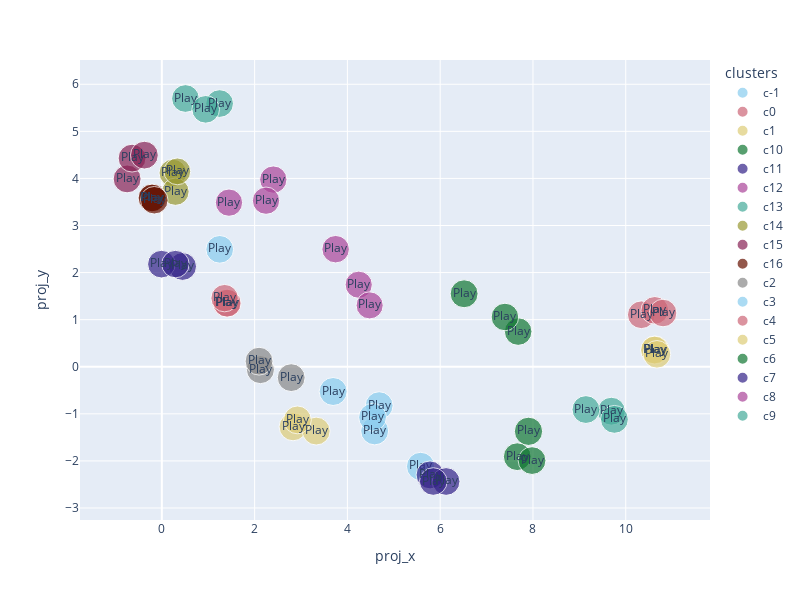

Write notebook code for a chart like this one.
### Code cell
import plotly.express as px

fig = px.scatter(
    df_top,
    x='proj_x',
    y='proj_y',
    hover_data=['hover_text'],
    text=df_top['external_urls.spotify'].map(lambda x: f'<a href="{x}">Play</a>'),
    size='size',
    color='clusters',
    color_discrete_sequence=px.colors.qualitative.Safe,
)

fig.update_layout(
    autosize=False,
    width=800,
    height=600,
)

### Figure 1 — Plotly figure (JSON) as saved in the notebook; plotly's stock layout.template omitted (floating-point values rounded to 4 significant figures)
{"data": [{"customdata": [["Preview Song: <a href=\"https://p.scdn.co/mp3-preview/11fadb5f777b56f8800d67365bc0b50bfe0d827a?cid=c90ca02eb2d44c66a80870c64976e12e\">Play</a><br>Full Song: <a href=\"https://open.spotify.com/track/2Fxmhks0bxGSBdJ92vM42m\">Play</a><br>Track: bad guy<br>Artist: ['Billie Eilish']<br>Album: WHEN WE ALL FALL ASLEEP, WHERE DO WE GO?<br>Super Genre 1: rock pop metal<br>"], ["Preview Song: <a href=\"https://p.scdn.co/mp3-preview/db83e69f4ef8a49f5b77e367f7031cc3bcc41b1a?cid=c90ca02eb2d44c66a80870c64976e12e\">Play</a><br>Full Song: <a href=\"https://open.spotify.com/track/7w87IxuO7BDcJ3YUqCyMTT\">Play</a><br>Track: Pumped Up Kicks<br>Artist: ['Foster The People']<br>Album: Torches<br>Super Genre 1: rock pop metal<br>"], ["Preview Song: <a href=\"https://p.scdn.co/mp3-preview/cd7991e7076d0410677032dd9093a9cd712b69fd?cid=c90ca02eb2d44c66a80870c64976e12e\">Play</a><br>Full Song: <a href=\"https://open.spotify.com/track/0q6LuUqGLUiCPP1cbdwFs3\">Play</a><br>Track: On Melancholy Hill<br>Artist: ['Gorillaz']<br>Album: Plastic Beach<br>Super Genre 1: rock pop metal<br>"]], "hovertemplate": "clusters=c-1<br>proj_x=%{x}<br>proj_y=%{y}<br>size=%{marker.size}<br>hover_text=%{customdata[0]}<br>text=%{text}<extra></extra>", "legendgroup": "c-1", "marker": {"color": "rgb(136, 204, 238)", "size": [1.959, 1.924, 1.886], "sizemode": "area", "sizeref": 0.004909, "symbol": "circle"}, "mode": "markers+text", "name": "c-1", "showlegend": true, "text": ["<a href=\"https://open.spotify.com/track/2Fxmhks0bxGSBdJ92vM42m\">Play</a>", "<a href=\"https://open.spotify.com/track/7w87IxuO7BDcJ3YUqCyMTT\">Play</a>", "<a href=\"https://open.spotify.com/track/0q6LuUqGLUiCPP1cbdwFs3\">Play</a>"], "type": "scatter", "x": [5.578, 3.693, 1.248], "xaxis": "x", "y": [-2.117, -0.5256, 2.494], "yaxis": "y"}, {"customdata": [["Preview Song: <a href=\"https://p.scdn.co/mp3-preview/6ce8bcf317e8c562f348ea22c846846b5b70e8d9?cid=c90ca02eb2d44c66a80870c64976e12e\">Play</a><br>Full Song: <a href=\"https://open.spotify.com/track/60a0Rd6pjrkxjPbaKzXjfq\">Play</a><br>Track: In the End<br>Artist: ['Linkin Park']<br>Album: Hybrid Theory (Bonus Edition)<br>Super Genre 1: rock pop metal<br>"], ["Preview Song: <a href=\"https://p.scdn.co/mp3-preview/2147e7bd8762aa4f7f1ce38ba02cfa618c530758?cid=c90ca02eb2d44c66a80870c64976e12e\">Play</a><br>Full Song: <a href=\"https://open.spotify.com/track/0GO8y8jQk1PkHzS31d699N\">Play</a><br>Track: Tongue Tied<br>Artist: ['Grouplove']<br>Album: Never Trust a Happy Song<br>Super Genre 1: rock pop metal<br>"], ["Preview Song: <a href=\"https://p.scdn.co/mp3-preview/2b9b54128c3a0a1538999bf3314d8cfbca33f017?cid=c90ca02eb2d44c66a80870c64976e12e\">Play</a><br>Full Song: <a href=\"https://open.spotify.com/track/126TblwXGNTUZ7RPMnThkU\">Play</a><br>Track: Left Hand Free<br>Artist: ['alt-J']<br>Album: This Is All Yours<br>Super Genre 1: rock pop metal<br>"]], "hovertemplate": "clusters=c0<br>proj_x=%{x}<br>proj_y=%{y}<br>size=%{marker.size}<br>hover_text=%{customdata[0]}<br>text=%{text}<extra></extra>", "legendgroup": "c0", "marker": {"color": "rgb(204, 102, 119)", "size": [1.924, 1.914, 1.845], "sizemode": "area", "sizeref": 0.004909, "symbol": "circle"}, "mode": "markers+text", "name": "c0", "showlegend": true, "text": ["<a href=\"https://open.spotify.com/track/60a0Rd6pjrkxjPbaKzXjfq\">Play</a>", "<a href=\"https://open.spotify.com/track/0GO8y8jQk1PkHzS31d699N\">Play</a>", "<a href=\"https://open.spotify.com/track/126TblwXGNTUZ7RPMnThkU\">Play</a>"], "type": "scatter", "x": [1.398, 1.408, 1.352], "xaxis": "x", "y": [1.354, 1.35, 1.457], "yaxis": "y"}, {"customdata": [["Preview Song: <a href=\"https://p.scdn.co/mp3-preview/95cb9df1b056d759920b5e85ad7f9aff0a390671?cid=c90ca02eb2d44c66a80870c64976e12e\">Play</a><br>Full Song: <a href=\"https://open.spotify.com/track/75JFxkI2RXiU7L9VXzMkle\">Play</a><br>Track: The Scientist<br>Artist: ['Coldplay']<br>Album: A Rush of Blood to the Head<br>Super Genre 1: rock pop metal<br>"], ["Preview Song: <a href=\"https://p.scdn.co/mp3-preview/01afc9c7c44d7b4b01d2340a00e586031827b243?cid=c90ca02eb2d44c66a80870c64976e12e\">Play</a><br>Full Song: <a href=\"https://open.spotify.com/track/0b9oOr2ZgvyQu88wzixux9\">Play</a><br>Track: This Is America<br>Artist: ['Childish Gambino']<br>Album: This Is America<br>Super Genre 1: rock pop metal<br>"], ["Preview Song: <a href=\"https://p.scdn.co/mp3-preview/a9bc6c86e6d667590cb7e9e73b750f364431f762?cid=c90ca02eb2d44c66a80870c64976e12e\">Play</a><br>Full Song: <a href=\"https://open.spotify.com/track/4xqrdfXkTW4T0RauPLv3WA\">Play</a><br>Track: Heather<br>Artist: ['Conan Gray']<br>Album: Kid Krow<br>Super Genre 1: rock pop metal<br>"]], "hovertemplate": "clusters=c1<br>proj_x=%{x}<br>proj_y=%{y}<br>size=%{marker.size}<br>hover_text=%{customdata[0]}<br>text=%{text}<extra></extra>", "legendgroup": "c1", "marker": {"color": "rgb(221, 204, 119)", "size": [1.924, 1.914, 1.903], "sizemode": "area", "sizeref": 0.004909, "symbol": "circle"}, "mode": "markers+text", "name": "c1", "showlegend": true, "text": ["<a href=\"https://open.spotify.com/track/75JFxkI2RXiU7L9VXzMkle\">Play</a>", "<a href=\"https://open.spotify.com/track/0b9oOr2ZgvyQu88wzixux9\">Play</a>", "<a href=\"https://open.spotify.com/track/4xqrdfXkTW4T0RauPLv3WA\">Play</a>"], "type": "scatter", "x": [2.829, 3.327, 2.922], "xaxis": "x", "y": [-1.275, -1.366, -1.129], "yaxis": "y"}, {"customdata": [["Preview Song: <a href=\"https://p.scdn.co/mp3-preview/9bfed2dc805ed4f2e522c9305f182c1536e72eb1?cid=c90ca02eb2d44c66a80870c64976e12e\">Play</a><br>Full Song: <a href=\"https://open.spotify.com/track/2mlGPkAx4kwF8Df0GlScsC\">Play</a><br>Track: Buttercup<br>Artist: ['Jack Stauber']<br>Album: Pop Food<br>Super Genre 1: nan<br>"], ["Preview Song: <a href=\"https://p.scdn.co/mp3-preview/7d1a4f899ade1b199c69251d57d18c3e399e601a?cid=c90ca02eb2d44c66a80870c64976e12e\">Play</a><br>Full Song: <a href=\"https://open.spotify.com/track/0bXpmJyHHYPk6QBFj25bYF\">Play</a><br>Track: Intro<br>Artist: ['The xx']<br>Album: xx<br>Super Genre 1: rock pop metal<br>"], ["Preview Song: <a href=\"https://p.scdn.co/mp3-preview/a5d07bfbf81b3142a4d5d6e9a49f55f491fc539d?cid=c90ca02eb2d44c66a80870c64976e12e\">Play</a><br>Full Song: <a href=\"https://open.spotify.com/track/54KFQB6N4pn926IUUYZGzK\">Play</a><br>Track: To Build A Home<br>Artist: ['The Cinematic Orchestra', 'Patrick Watson']<br>Album: Ma Fleur<br>Super Genre 1: metal jazz hip indie hop pop<br>"]], "hovertemplate": "clusters=c10<br>proj_x=%{x}<br>proj_y=%{y}<br>size=%{marker.size}<br>hover_text=%{customdata[0]}<br>text=%{text}<extra></extra>", "legendgroup": "c10", "marker": {"color": "rgb(17, 119, 51)", "size": [1.914, 1.869, 1.863], "sizemode": "area", "sizeref": 0.004909, "symbol": "circle"}, "mode": "markers+text", "name": "c10", "showlegend": true, "text": ["<a href=\"https://open.spotify.com/track/2mlGPkAx4kwF8Df0GlScsC\">Play</a>", "<a href=\"https://open.spotify.com/track/0bXpmJyHHYPk6QBFj25bYF\">Play</a>", "<a href=\"https://open.spotify.com/track/54KFQB6N4pn926IUUYZGzK\">Play</a>"], "type": "scatter", "x": [6.516, 7.681, 7.396], "xaxis": "x", "y": [1.55, 0.7474, 1.057], "yaxis": "y"}, {"customdata": [["Preview Song: <a href=\"https://p.scdn.co/mp3-preview/b329081abca56123f894650065adb85b29b372af?cid=c90ca02eb2d44c66a80870c64976e12e\">Play</a><br>Full Song: <a href=\"https://open.spotify.com/track/2fuCquhmrzHpu5xcA1ci9x\">Play</a><br>Track: Under Pressure - Remastered<br>Artist: ['Queen', 'David Bowie']<br>Album: Hot Space (2011 Remaster)<br>Super Genre 1: metal jazz hip indie hop pop<br>"], ["Preview Song: <a href=\"https://p.scdn.co/mp3-preview/f0e6e6d1835303097ef22037f333f8c057463146?cid=c90ca02eb2d44c66a80870c64976e12e\">Play</a><br>Full Song: <a href=\"https://open.spotify.com/track/305WCRhhS10XUcH6AEwZk6\">Play</a><br>Track: Are You Gonna Be My Girl<br>Artist: ['Jet']<br>Album: Get Born<br>Super Genre 1: rock pop metal<br>"], ["Preview Song: <a href=\"https://p.scdn.co/mp3-preview/c927136176ce7dce64c438107fa09ea69baacbcc?cid=c90ca02eb2d44c66a80870c64976e12e\">Play</a><br>Full Song: <a href=\"https://open.spotify.com/track/6pooRNiLyYpxZeIA5kJ5EX\">Play</a><br>Track: Good Things Fall Apart (with Jon Bellion)<br>Artist: ['ILLENIUM', 'Jon Bellion']<br>Album: Good Things Fall Apart (with Jon Bellion)<br>Super Genre 1: rock pop metal<br>"]], "hovertemplate": "clusters=c11<br>proj_x=%{x}<br>proj_y=%{y}<br>size=%{marker.size}<br>hover_text=%{customdata[0]}<br>text=%{text}<extra></extra>", "legendgroup": "c11", "marker": {"color": "rgb(51, 34, 136)", "size": [1.908, 1.881, 1.857], "sizemode": "area", "sizeref": 0.004909, "symbol": "circle"}, "mode": "markers+text", "name": "c11", "showlegend": true, "text": ["<a href=\"https://open.spotify.com/track/2fuCquhmrzHpu5xcA1ci9x\">Play</a>", "<a href=\"https://open.spotify.com/track/305WCRhhS10XUcH6AEwZk6\">Play</a>", "<a href=\"https://open.spotify.com/track/6pooRNiLyYpxZeIA5kJ5EX\">Play</a>"], "type": "scatter", "x": [0.4471, -0.008918, 0.2932], "xaxis": "x", "y": [2.13, 2.179, 2.18], "yaxis": "y"}, {"customdata": [["Preview Song: <a href=\"https://p.scdn.co/mp3-preview/9a90164285ab348e65a93cef19d4b6bd469e92f2?cid=c90ca02eb2d44c66a80870c64976e12e\">Play</a><br>Full Song: <a href=\"https://open.spotify.com/track/1VbiENVGHwF5Y70Ywotwe1\">Play</a><br>Track: Don't Look Back (feat. Kotomi & Ryan Elder) [From Rick and Morty: Season 4]<br>Artist: ['Rick and Morty', 'Kotomi', 'Ryan Elder']<br>Album: Don't Look Back (feat. Kotomi & Ryan Elder) [From Rick and Morty: Season 4]<br>Super Genre 1: nan<br>"], ["Preview Song: <a href=\"https://p.scdn.co/mp3-preview/53495b26f172a1388402767e44b4f1bd87e86e0a?cid=c90ca02eb2d44c66a80870c64976e12e\">Play</a><br>Full Song: <a href=\"https://open.spotify.com/track/7MdZQXUBijQxcBkYz4G1Z5\">Play</a><br>Track: Affection<br>Artist: ['Jinsang']<br>Album: Life<br>Super Genre 1: rock pop metal<br>"], ["Preview Song: <a href=\"https://p.scdn.co/mp3-preview/68eec9c4f028ebccc621d2460f539e568e7ee648?cid=c90ca02eb2d44c66a80870c64976e12e\">Play</a><br>Full Song: <a href=\"https://open.spotify.com/track/3Ty7OTBNSigGEpeW2PqcsC\">Play</a><br>Track: Glory Box<br>Artist: ['Portishead']<br>Album: Dummy<br>Super Genre 1: indie pop<br>"]], "hovertemplate": "clusters=c12<br>proj_x=%{x}<br>proj_y=%{y}<br>size=%{marker.size}<br>hover_text=%{customdata[0]}<br>text=%{text}<extra></extra>", "legendgroup": "c12", "marker": {"color": "rgb(170, 68, 153)", "size": [1.833, 1.833, 1.833], "sizemode": "area", "sizeref": 0.004909, "symbol": "circle"}, "mode": "markers+text", "name": "c12", "showlegend": true, "text": ["<a href=\"https://open.spotify.com/track/1VbiENVGHwF5Y70Ywotwe1\">Play</a>", "<a href=\"https://open.spotify.com/track/7MdZQXUBijQxcBkYz4G1Z5\">Play</a>", "<a href=\"https://open.spotify.com/track/3Ty7OTBNSigGEpeW2PqcsC\">Play</a>"], "type": "scatter", "x": [1.447, 2.402, 2.246], "xaxis": "x", "y": [3.486, 3.976, 3.527], "yaxis": "y"}, {"customdata": [["Preview Song: <a href=\"https://p.scdn.co/mp3-preview/87d4f1047475a73d44731914bca0b883cc1d5876?cid=c90ca02eb2d44c66a80870c64976e12e\">Play</a><br>Full Song: <a href=\"https://open.spotify.com/track/10Nmj3JCNoMeBQ87uw5j8k\">Play</a><br>Track: Dani California<br>Artist: ['Red Hot Chili Peppers']<br>Album: Stadium Arcadium<br>Super Genre 1: pop indie progressive<br>"], ["Preview Song: <a href=\"https://p.scdn.co/mp3-preview/8602533a3ae6da937635c5fd8ae270d53ad291dc?cid=c90ca02eb2d44c66a80870c64976e12e\">Play</a><br>Full Song: <a href=\"https://open.spotify.com/track/1G391cbiT3v3Cywg8T7DM1\">Play</a><br>Track: Scar Tissue<br>Artist: ['Red Hot Chili Peppers']<br>Album: Californication (Deluxe Edition)<br>Super Genre 1: pop indie progressive<br>"], ["Preview Song: <a href=\"https://p.scdn.co/mp3-preview/c1f5819057f7528777163bf7d75bf8609553c5be?cid=c90ca02eb2d44c66a80870c64976e12e\">Play</a><br>Full Song: <a href=\"https://open.spotify.com/track/5VGlqQANWDKJFl0MBG3sg2\">Play</a><br>Track: Use Somebody<br>Artist: ['Kings of Leon']<br>Album: Only By The Night<br>Super Genre 1: rock pop metal<br>"]], "hovertemplate": "clusters=c13<br>proj_x=%{x}<br>proj_y=%{y}<br>size=%{marker.size}<br>hover_text=%{customdata[0]}<br>text=%{text}<extra></extra>", "legendgroup": "c13", "marker": {"color": "rgb(68, 170, 153)", "size": [1.886, 1.886, 1.881], "sizemode": "area", "sizeref": 0.004909, "symbol": "circle"}, "mode": "markers+text", "name": "c13", "showlegend": true, "text": ["<a href=\"https://open.spotify.com/track/10Nmj3JCNoMeBQ87uw5j8k\">Play</a>", "<a href=\"https://open.spotify.com/track/1G391cbiT3v3Cywg8T7DM1\">Play</a>", "<a href=\"https://open.spotify.com/track/5VGlqQANWDKJFl0MBG3sg2\">Play</a>"], "type": "scatter", "x": [1.245, 0.5091, 0.9451], "xaxis": "x", "y": [5.59, 5.698, 5.468], "yaxis": "y"}, {"customdata": [["Preview Song: <a href=\"https://p.scdn.co/mp3-preview/a8c70991d697fbb33d883c8d22db555b3ea9afee?cid=c90ca02eb2d44c66a80870c64976e12e\">Play</a><br>Full Song: <a href=\"https://open.spotify.com/track/21z1GxeHjfD3qkaF5CgCTO\">Play</a><br>Track: Silhouette<br>Artist: ['KANA-BOON']<br>Album: Time<br>Super Genre 1: rock pop metal<br>"], ["Preview Song: <a href=\"https://p.scdn.co/mp3-preview/58b269fc478ba0d86a0f8807a08587746d15317a?cid=c90ca02eb2d44c66a80870c64976e12e\">Play</a><br>Full Song: <a href=\"https://open.spotify.com/track/1MQTmpYOZ6fcMQc56Hdo7T\">Play</a><br>Track: Sleep Now In the Fire<br>Artist: ['Rage Against The Machine']<br>Album: The Battle Of Los Angeles<br>Super Genre 1: rock pop metal<br>"], ["Preview Song: <a href=\"https://p.scdn.co/mp3-preview/a39c2feae4be4988197e5a90aad3b5e8608f7554?cid=c90ca02eb2d44c66a80870c64976e12e\">Play</a><br>Full Song: <a href=\"https://open.spotify.com/track/5P6ZBMWS66FVo6deJaDdHy\">Play</a><br>Track: Dust to Dust<br>Artist: ['The Civil Wars']<br>Album: The Civil Wars<br>Super Genre 1: indie pop<br>"]], "hovertemplate": "clusters=c14<br>proj_x=%{x}<br>proj_y=%{y}<br>size=%{marker.size}<br>hover_text=%{customdata[0]}<br>text=%{text}<extra></extra>", "legendgroup": "c14", "marker": {"color": "rgb(153, 153, 51)", "size": [1.869, 1.833, 1.763], "sizemode": "area", "sizeref": 0.004909, "symbol": "circle"}, "mode": "markers+text", "name": "c14", "showlegend": true, "text": ["<a href=\"https://open.spotify.com/track/21z1GxeHjfD3qkaF5CgCTO\">Play</a>", "<a href=\"https://open.spotify.com/track/1MQTmpYOZ6fcMQc56Hdo7T\">Play</a>", "<a href=\"https://open.spotify.com/track/5P6ZBMWS66FVo6deJaDdHy\">Play</a>"], "type": "scatter", "x": [0.2372, 0.2936, 0.3338], "xaxis": "x", "y": [4.116, 3.718, 4.15], "yaxis": "y"}, {"customdata": [["Preview Song: <a href=\"https://p.scdn.co/mp3-preview/eb79f705a57a20599ceaa12d412dda40fc42069d?cid=c90ca02eb2d44c66a80870c64976e12e\">Play</a><br>Full Song: <a href=\"https://open.spotify.com/track/0F7FA14euOIX8KcbEturGH\">Play</a><br>Track: Old Town Road<br>Artist: ['Lil Nas X']<br>Album: 7 EP<br>Super Genre 1: indie rock<br>"], ["Preview Song: <a href=\"https://p.scdn.co/mp3-preview/a4655f8b70ebee4a0d56afea3fec16eefaec4bd3?cid=c90ca02eb2d44c66a80870c64976e12e\">Play</a><br>Full Song: <a href=\"https://open.spotify.com/track/1f3yAtsJtY87CTmM8RLnxf\">Play</a><br>Track: Smells Like Teen Spirit<br>Artist: ['Nirvana']<br>Album: Nevermind (Deluxe Edition)<br>Super Genre 1: rock pop metal<br>"], ["Preview Song: <a href=\"https://p.scdn.co/mp3-preview/0dd45171d094ca8d374219054879662fe7982462?cid=c90ca02eb2d44c66a80870c64976e12e\">Play</a><br>Full Song: <a href=\"https://open.spotify.com/track/7yq4Qj7cqayVTp3FF9CWbm\">Play</a><br>Track: Riptide<br>Artist: ['Vance Joy']<br>Album: Dream Your Life Away<br>Super Genre 1: metal indie pop<br>"]], "hovertemplate": "clusters=c15<br>proj_x=%{x}<br>proj_y=%{y}<br>size=%{marker.size}<br>hover_text=%{customdata[0]}<br>text=%{text}<extra></extra>", "legendgroup": "c15", "marker": {"color": "rgb(136, 34, 85)", "size": [1.914, 1.908, 1.898], "sizemode": "area", "sizeref": 0.004909, "symbol": "circle"}, "mode": "markers+text", "name": "c15", "showlegend": true, "text": ["<a href=\"https://open.spotify.com/track/0F7FA14euOIX8KcbEturGH\">Play</a>", "<a href=\"https://open.spotify.com/track/1f3yAtsJtY87CTmM8RLnxf\">Play</a>", "<a href=\"https://open.spotify.com/track/7yq4Qj7cqayVTp3FF9CWbm\">Play</a>"], "type": "scatter", "x": [-0.7489, -0.6417, -0.3764], "xaxis": "x", "y": [3.99, 4.431, 4.495], "yaxis": "y"}, {"customdata": [["Preview Song: <a href=\"https://p.scdn.co/mp3-preview/53b19c93fd6497bc6bec35c603bb1583a132b4bf?cid=c90ca02eb2d44c66a80870c64976e12e\">Play</a><br>Full Song: <a href=\"https://open.spotify.com/track/18A7ha5BitZjmdHTCwXFbU\">Play</a><br>Track: Cradles<br>Artist: ['Sub Urban']<br>Album: Cradles<br>Super Genre 1: nan<br>"], ["Preview Song: <a href=\"https://p.scdn.co/mp3-preview/09aa2f0a04306067ecf8f0c26844b6ba0a88c336?cid=c90ca02eb2d44c66a80870c64976e12e\">Play</a><br>Full Song: <a href=\"https://open.spotify.com/track/1y4jsQt7MjnZhiD1L6qFBC\">Play</a><br>Track: Cradles<br>Artist: ['Sub Urban']<br>Album: Cradles<br>Super Genre 1: nan<br>"], ["Preview Song: <a href=\"https://p.scdn.co/mp3-preview/2ddba43917fe8892fe9cecd237b6f8b55a174186?cid=c90ca02eb2d44c66a80870c64976e12e\">Play</a><br>Full Song: <a href=\"https://open.spotify.com/track/2jt2WxXMCD4zjACthkJQVE\">Play</a><br>Track: The Ringer<br>Artist: ['Eminem']<br>Album: Kamikaze<br>Super Genre 1: rock pop metal<br>"]], "hovertemplate": "clusters=c16<br>proj_x=%{x}<br>proj_y=%{y}<br>size=%{marker.size}<br>hover_text=%{customdata[0]}<br>text=%{text}<extra></extra>", "legendgroup": "c16", "marker": {"color": "rgb(102, 17, 0)", "size": [1.903, 1.886, 1.863], "sizemode": "area", "sizeref": 0.004909, "symbol": "circle"}, "mode": "markers+text", "name": "c16", "showlegend": true, "text": ["<a href=\"https://open.spotify.com/track/18A7ha5BitZjmdHTCwXFbU\">Play</a>", "<a href=\"https://open.spotify.com/track/1y4jsQt7MjnZhiD1L6qFBC\">Play</a>", "<a href=\"https://open.spotify.com/track/2jt2WxXMCD4zjACthkJQVE\">Play</a>"], "type": "scatter", "x": [-0.1976, -0.2136, -0.1633], "xaxis": "x", "y": [3.583, 3.586, 3.537], "yaxis": "y"}, {"customdata": [["Preview Song: <a href=\"https://p.scdn.co/mp3-preview/529af81043b7b86ae5f9709f590d52a6f7dd7fb5?cid=c90ca02eb2d44c66a80870c64976e12e\">Play</a><br>Full Song: <a href=\"https://open.spotify.com/track/6K4t31amVTZDgR3sKmwUJJ\">Play</a><br>Track: The Less I Know The Better<br>Artist: ['Tame Impala']<br>Album: Currents<br>Super Genre 1: rock pop metal<br>"], ["Preview Song: <a href=\"https://p.scdn.co/mp3-preview/5d3194868fad490abeed9804ac9c708bd3109da8?cid=c90ca02eb2d44c66a80870c64976e12e\">Play</a><br>Full Song: <a href=\"https://open.spotify.com/track/2PpruBYCo4H7WOBJ7Q2EwM\">Play</a><br>Track: Hey Ya!<br>Artist: ['OutKast']<br>Album: Speakerboxxx/The Love Below<br>Super Genre 1: rock pop metal<br>"], ["Preview Song: <a href=\"https://p.scdn.co/mp3-preview/36ade9974fa85079e996dd9aca93af62c4e88711?cid=c90ca02eb2d44c66a80870c64976e12e\">Play</a><br>Full Song: <a href=\"https://open.spotify.com/track/0I3q5fE6wg7LIfHGngUTnV\">Play</a><br>Track: Ms. Jackson<br>Artist: ['OutKast']<br>Album: Stankonia<br>Super Genre 1: rock pop metal<br>"]], "hovertemplate": "clusters=c2<br>proj_x=%{x}<br>proj_y=%{y}<br>size=%{marker.size}<br>hover_text=%{customdata[0]}<br>text=%{text}<extra></extra>", "legendgroup": "c2", "marker": {"color": "rgb(136, 136, 136)", "size": [1.934, 1.903, 1.903], "sizemode": "area", "sizeref": 0.004909, "symbol": "circle"}, "mode": "markers+text", "name": "c2", "showlegend": true, "text": ["<a href=\"https://open.spotify.com/track/6K4t31amVTZDgR3sKmwUJJ\">Play</a>", "<a href=\"https://open.spotify.com/track/2PpruBYCo4H7WOBJ7Q2EwM\">Play</a>", "<a href=\"https://open.spotify.com/track/0I3q5fE6wg7LIfHGngUTnV\">Play</a>"], "type": "scatter", "x": [2.125, 2.095, 2.789], "xaxis": "x", "y": [-0.06072, 0.1186, -0.2313], "yaxis": "y"}, {"customdata": [["Preview Song: <a href=\"https://p.scdn.co/mp3-preview/7388c425022ced92b1caa7f73bcf0cb3080aee47?cid=c90ca02eb2d44c66a80870c64976e12e\">Play</a><br>Full Song: <a href=\"https://open.spotify.com/track/0d28khcov6AiegSCpG5TuT\">Play</a><br>Track: Feel Good Inc.<br>Artist: ['Gorillaz']<br>Album: Demon Days<br>Super Genre 1: rock pop metal<br>"], ["Preview Song: <a href=\"https://p.scdn.co/mp3-preview/26462b5ccbae45673ca15b59b5c52a7d50103e50?cid=c90ca02eb2d44c66a80870c64976e12e\">Play</a><br>Full Song: <a href=\"https://open.spotify.com/track/3XiNC94b4Tq1xwv70sQJGN\">Play</a><br>Track: Sanguine Paradise<br>Artist: ['Lil Uzi Vert']<br>Album: Sanguine Paradise<br>Super Genre 1: indie rock<br>"], ["Preview Song: <a href=\"https://p.scdn.co/mp3-preview/561e89f54d6e333789baae4fb220713221e18f6c?cid=c90ca02eb2d44c66a80870c64976e12e\">Play</a><br>Full Song: <a href=\"https://open.spotify.com/track/4EpZ4eYuZOwPSSwyqpdHnJ\">Play</a><br>Track: Sunflower<br>Artist: ['Rex Orange County']<br>Album: Sunflower<br>Super Genre 1: rock pop metal<br>"]], "hovertemplate": "clusters=c3<br>proj_x=%{x}<br>proj_y=%{y}<br>size=%{marker.size}<br>hover_text=%{customdata[0]}<br>text=%{text}<extra></extra>", "legendgroup": "c3", "marker": {"color": "rgb(136, 204, 238)", "size": [1.914, 1.908, 1.903], "sizemode": "area", "sizeref": 0.004909, "symbol": "circle"}, "mode": "markers+text", "name": "c3", "showlegend": true, "text": ["<a href=\"https://open.spotify.com/track/0d28khcov6AiegSCpG5TuT\">Play</a>", "<a href=\"https://open.spotify.com/track/3XiNC94b4Tq1xwv70sQJGN\">Play</a>", "<a href=\"https://open.spotify.com/track/4EpZ4eYuZOwPSSwyqpdHnJ\">Play</a>"], "type": "scatter", "x": [4.588, 4.684, 4.542], "xaxis": "x", "y": [-1.363, -0.8267, -1.073], "yaxis": "y"}, {"customdata": [["Preview Song: <a href=\"https://p.scdn.co/mp3-preview/99ab2adb661e10c33cb76168bbba8eb1bd276574?cid=c90ca02eb2d44c66a80870c64976e12e\">Play</a><br>Full Song: <a href=\"https://open.spotify.com/track/0WKmVAD4VWk5EdTyCFILi4\">Play</a><br>Track: Needs<br>Artist: ['Verzache']<br>Album: Needs<br>Super Genre 1: rock pop metal<br>"], ["Preview Song: <a href=\"https://p.scdn.co/mp3-preview/4a2dc307a71393a695d69b16407cd73e1e234941?cid=c90ca02eb2d44c66a80870c64976e12e\">Play</a><br>Full Song: <a href=\"https://open.spotify.com/track/5UWwZ5lm5PKu6eKsHAGxOk\">Play</a><br>Track: Everlong<br>Artist: ['Foo Fighters']<br>Album: The Colour And The Shape<br>Super Genre 1: rock pop metal<br>"], ["Preview Song: <a href=\"https://p.scdn.co/mp3-preview/d31a72f5f5a6fee7c92a32bed95ee4e13ce16dde?cid=c90ca02eb2d44c66a80870c64976e12e\">Play</a><br>Full Song: <a href=\"https://open.spotify.com/track/1Dr1fXbc2IxaK1Mu8P8Khz\">Play</a><br>Track: When I Come Around<br>Artist: ['Green Day']<br>Album: Dookie<br>Super Genre 1: rock pop metal<br>"]], "hovertemplate": "clusters=c4<br>proj_x=%{x}<br>proj_y=%{y}<br>size=%{marker.size}<br>hover_text=%{customdata[0]}<br>text=%{text}<extra></extra>", "legendgroup": "c4", "marker": {"color": "rgb(204, 102, 119)", "size": [1.892, 1.892, 1.875], "sizemode": "area", "sizeref": 0.004909, "symbol": "circle"}, "mode": "markers+text", "name": "c4", "showlegend": true, "text": ["<a href=\"https://open.spotify.com/track/0WKmVAD4VWk5EdTyCFILi4\">Play</a>", "<a href=\"https://open.spotify.com/track/5UWwZ5lm5PKu6eKsHAGxOk\">Play</a>", "<a href=\"https://open.spotify.com/track/1Dr1fXbc2IxaK1Mu8P8Khz\">Play</a>"], "type": "scatter", "x": [10.34, 10.63, 10.8], "xaxis": "x", "y": [1.104, 1.197, 1.141], "yaxis": "y"}, {"customdata": [["Preview Song: <a href=\"https://p.scdn.co/mp3-preview/f2163fa560d312d29a7cc37c0b71fb439960514d?cid=c90ca02eb2d44c66a80870c64976e12e\">Play</a><br>Full Song: <a href=\"https://open.spotify.com/track/7FIWs0pqAYbP91WWM0vlTQ\">Play</a><br>Track: Godzilla (feat. Juice WRLD)<br>Artist: ['Eminem', 'Juice WRLD']<br>Album: Music To Be Murdered By<br>Super Genre 1: indie pop<br>"], ["Preview Song: <a href=\"https://p.scdn.co/mp3-preview/beb2b8d3b305563a61c6475462885f211b708c1c?cid=c90ca02eb2d44c66a80870c64976e12e\">Play</a><br>Full Song: <a href=\"https://open.spotify.com/track/60SdxE8apGAxMiRrpbmLY0\">Play</a><br>Track: Lucky You (feat. Joyner Lucas)<br>Artist: ['Eminem', 'Joyner Lucas']<br>Album: Kamikaze<br>Super Genre 1: rock pop metal<br>"], ["Preview Song: <a href=\"https://p.scdn.co/mp3-preview/20e27bbc6c7dd769fc5245d2ef6da78e2ad99549?cid=c90ca02eb2d44c66a80870c64976e12e\">Play</a><br>Full Song: <a href=\"https://open.spotify.com/track/1RKUoGiLEbcXN4GY4spQDx\">Play</a><br>Track: Clint Eastwood<br>Artist: ['Gorillaz']<br>Album: Gorillaz<br>Super Genre 1: rock pop metal<br>"]], "hovertemplate": "clusters=c5<br>proj_x=%{x}<br>proj_y=%{y}<br>size=%{marker.size}<br>hover_text=%{customdata[0]}<br>text=%{text}<extra></extra>", "legendgroup": "c5", "marker": {"color": "rgb(221, 204, 119)", "size": [1.954, 1.898, 1.875], "sizemode": "area", "sizeref": 0.004909, "symbol": "circle"}, "mode": "markers+text", "name": "c5", "showlegend": true, "text": ["<a href=\"https://open.spotify.com/track/7FIWs0pqAYbP91WWM0vlTQ\">Play</a>", "<a href=\"https://open.spotify.com/track/60SdxE8apGAxMiRrpbmLY0\">Play</a>", "<a href=\"https://open.spotify.com/track/1RKUoGiLEbcXN4GY4spQDx\">Play</a>"], "type": "scatter", "x": [10.63, 10.62, 10.67], "xaxis": "x", "y": [0.3548, 0.3551, 0.2641], "yaxis": "y"}, {"customdata": [["Preview Song: <a href=\"https://p.scdn.co/mp3-preview/1c3c01c64477b356e28a652b6447f4ef96689a71?cid=c90ca02eb2d44c66a80870c64976e12e\">Play</a><br>Full Song: <a href=\"https://open.spotify.com/track/2xLMifQCjDGFmkHkpNLD9h\">Play</a><br>Track: SICKO MODE<br>Artist: ['Travis Scott']<br>Album: ASTROWORLD<br>Super Genre 1: rock pop metal<br>"], ["Preview Song: <a href=\"https://p.scdn.co/mp3-preview/73dc8de82c0b012c2fc4a4df825b9143e306c38e?cid=c90ca02eb2d44c66a80870c64976e12e\">Play</a><br>Full Song: <a href=\"https://open.spotify.com/track/1sviDBcAqVOxMXq4xITVEs\">Play</a><br>Track: Que Calor (feat. J Balvin & El Alfa)<br>Artist: ['Major Lazer', 'J Balvin', 'El Alfa', 'Diplo']<br>Album: Que Calor (feat. J Balvin & El Alfa)<br>Super Genre 1: black post indie classical rock contemporary<br>"], ["Preview Song: <a href=\"https://p.scdn.co/mp3-preview/5eec2933740ab3984340d5f004813f8275e1bb97?cid=c90ca02eb2d44c66a80870c64976e12e\">Play</a><br>Full Song: <a href=\"https://open.spotify.com/track/2aoo2jlRnM3A0NyLQqMN2f\">Play</a><br>Track: All Along the Watchtower<br>Artist: ['Jimi Hendrix']<br>Album: Electric Ladyland<br>Super Genre 1: indie rock<br>"]], "hovertemplate": "clusters=c6<br>proj_x=%{x}<br>proj_y=%{y}<br>size=%{marker.size}<br>hover_text=%{customdata[0]}<br>text=%{text}<extra></extra>", "legendgroup": "c6", "marker": {"color": "rgb(17, 119, 51)", "size": [1.964, 1.898, 1.892], "sizemode": "area", "sizeref": 0.004909, "symbol": "circle"}, "mode": "markers+text", "name": "c6", "showlegend": true, "text": ["<a href=\"https://open.spotify.com/track/2xLMifQCjDGFmkHkpNLD9h\">Play</a>", "<a href=\"https://open.spotify.com/track/1sviDBcAqVOxMXq4xITVEs\">Play</a>", "<a href=\"https://open.spotify.com/track/2aoo2jlRnM3A0NyLQqMN2f\">Play</a>"], "type": "scatter", "x": [7.904, 7.662, 7.98], "xaxis": "x", "y": [-1.371, -1.91, -1.993], "yaxis": "y"}, {"customdata": [["Preview Song: <a href=\"https://p.scdn.co/mp3-preview/e7eb60e9466bc3a27299ea8803aadf4fa9cf795c?cid=c90ca02eb2d44c66a80870c64976e12e\">Play</a><br>Full Song: <a href=\"https://open.spotify.com/track/6b2oQwSGFkzsMtQruIWm2p\">Play</a><br>Track: Creep<br>Artist: ['Radiohead']<br>Album: Pablo Honey<br>Super Genre 1: rock pop metal<br>"], ["Preview Song: <a href=\"https://p.scdn.co/mp3-preview/8e62d2ceec0caec7865779e603158827cd1d9bb8?cid=c90ca02eb2d44c66a80870c64976e12e\">Play</a><br>Full Song: <a href=\"https://open.spotify.com/track/6p8eEdiZLKJH8tcjGZuNTK\">Play</a><br>Track: Run<br>Artist: ['Joji']<br>Album: Run<br>Super Genre 1: indie pop<br>"], ["Preview Song: <a href=\"https://p.scdn.co/mp3-preview/5a09f5390e2862af1687f3671db3d6f84a813a45?cid=c90ca02eb2d44c66a80870c64976e12e\">Play</a><br>Full Song: <a href=\"https://open.spotify.com/track/3SVAN3BRByDmHOhKyIDxfC\">Play</a><br>Track: Karma Police<br>Artist: ['Radiohead']<br>Album: OK Computer<br>Super Genre 1: rock pop metal<br>"]], "hovertemplate": "clusters=c7<br>proj_x=%{x}<br>proj_y=%{y}<br>size=%{marker.size}<br>hover_text=%{customdata[0]}<br>text=%{text}<extra></extra>", "legendgroup": "c7", "marker": {"color": "rgb(51, 34, 136)", "size": [1.919, 1.892, 1.875], "sizemode": "area", "sizeref": 0.004909, "symbol": "circle"}, "mode": "markers+text", "name": "c7", "showlegend": true, "text": ["<a href=\"https://open.spotify.com/track/6b2oQwSGFkzsMtQruIWm2p\">Play</a>", "<a href=\"https://open.spotify.com/track/6p8eEdiZLKJH8tcjGZuNTK\">Play</a>", "<a href=\"https://open.spotify.com/track/3SVAN3BRByDmHOhKyIDxfC\">Play</a>"], "type": "scatter", "x": [5.782, 6.127, 5.851], "xaxis": "x", "y": [-2.298, -2.437, -2.438], "yaxis": "y"}, {"customdata": [["Preview Song: <a href=\"https://p.scdn.co/mp3-preview/577c6a7a87f75bc9ec7422b0522fe1f2594b1450?cid=c90ca02eb2d44c66a80870c64976e12e\">Play</a><br>Full Song: <a href=\"https://open.spotify.com/track/5GbVzc6Ex5LYlLJqzRQhuy\">Play</a><br>Track: Mystery of Love<br>Artist: ['Sufjan Stevens']<br>Album: Mystery of Love<br>Super Genre 1: metal jazz hip indie hop pop<br>"], ["Preview Song: <a href=\"https://p.scdn.co/mp3-preview/8cd55834b00e0d6043b34ab3d354abac79171fbf?cid=c90ca02eb2d44c66a80870c64976e12e\">Play</a><br>Full Song: <a href=\"https://open.spotify.com/track/7A8caPxvrT8ZgLvQPPUCcj\">Play</a><br>Track: Disarm - Remastered<br>Artist: ['The Smashing Pumpkins']<br>Album: Siamese Dream (2011 - Remaster)<br>Super Genre 1: rock pop metal<br>"], ["Preview Song: <a href=\"https://p.scdn.co/mp3-preview/b9c45ab3f67e56f3cbd45b087fb52787a1175c22?cid=c90ca02eb2d44c66a80870c64976e12e\">Play</a><br>Full Song: <a href=\"https://open.spotify.com/track/05f8Hg3RSfiPSCBQOtxl3i\">Play</a><br>Track: When the Levee Breaks - 2012 Remaster<br>Artist: ['Led Zeppelin']<br>Album: Led Zeppelin IV (Deluxe Edition; Remaster)<br>Super Genre 1: rock pop metal<br>"]], "hovertemplate": "clusters=c8<br>proj_x=%{x}<br>proj_y=%{y}<br>size=%{marker.size}<br>hover_text=%{customdata[0]}<br>text=%{text}<extra></extra>", "legendgroup": "c8", "marker": {"color": "rgb(170, 68, 153)", "size": [1.857, 1.813, 1.806], "sizemode": "area", "sizeref": 0.004909, "symbol": "circle"}, "mode": "markers+text", "name": "c8", "showlegend": true, "text": ["<a href=\"https://open.spotify.com/track/5GbVzc6Ex5LYlLJqzRQhuy\">Play</a>", "<a href=\"https://open.spotify.com/track/7A8caPxvrT8ZgLvQPPUCcj\">Play</a>", "<a href=\"https://open.spotify.com/track/05f8Hg3RSfiPSCBQOtxl3i\">Play</a>"], "type": "scatter", "x": [3.746, 4.244, 4.479], "xaxis": "x", "y": [2.497, 1.743, 1.304], "yaxis": "y"}, {"customdata": [["Preview Song: <a href=\"https://p.scdn.co/mp3-preview/d6528c193bac76f7a04bdf1ea9453ec016a94f88?cid=c90ca02eb2d44c66a80870c64976e12e\">Play</a><br>Full Song: <a href=\"https://open.spotify.com/track/5hVghJ4KaYES3BFUATCYn0\">Play</a><br>Track: EARFQUAKE<br>Artist: ['Tyler, The Creator']<br>Album: IGOR<br>Super Genre 1: rock pop metal<br>"], ["Preview Song: <a href=\"https://p.scdn.co/mp3-preview/076f7d75404dfd18964d60da63d1855b192f3e62?cid=c90ca02eb2d44c66a80870c64976e12e\">Play</a><br>Full Song: <a href=\"https://open.spotify.com/track/3ZOEytgrvLwQaqXreDs2Jx\">Play</a><br>Track: Can't Stop<br>Artist: ['Red Hot Chili Peppers']<br>Album: By the Way (Deluxe Edition)<br>Super Genre 1: pop indie progressive<br>"], ["Preview Song: <a href=\"https://p.scdn.co/mp3-preview/8cca3506fa42dd9cc51a761386d064b502d1a4c6?cid=c90ca02eb2d44c66a80870c64976e12e\">Play</a><br>Full Song: <a href=\"https://open.spotify.com/track/0ntQJM78wzOLVeCUAW7Y45\">Play</a><br>Track: Sex on Fire<br>Artist: ['Kings of Leon']<br>Album: Only By The Night<br>Super Genre 1: rock pop metal<br>"]], "hovertemplate": "clusters=c9<br>proj_x=%{x}<br>proj_y=%{y}<br>size=%{marker.size}<br>hover_text=%{customdata[0]}<br>text=%{text}<extra></extra>", "legendgroup": "c9", "marker": {"color": "rgb(68, 170, 153)", "size": [1.919, 1.908, 1.903], "sizemode": "area", "sizeref": 0.004909, "symbol": "circle"}, "mode": "markers+text", "name": "c9", "showlegend": true, "text": ["<a href=\"https://open.spotify.com/track/5hVghJ4KaYES3BFUATCYn0\">Play</a>", "<a href=\"https://open.spotify.com/track/3ZOEytgrvLwQaqXreDs2Jx\">Play</a>", "<a href=\"https://open.spotify.com/track/0ntQJM78wzOLVeCUAW7Y45\">Play</a>"], "type": "scatter", "x": [9.69, 9.756, 9.142], "xaxis": "x", "y": [-0.9441, -1.118, -0.9092], "yaxis": "y"}], "layout": {"autosize": false, "height": 600, "legend": {"itemsizing": "constant", "title": {"text": "clusters"}, "tracegroupgap": 0}, "margin": {"t": 60}, "width": 800, "xaxis": {"anchor": "y", "domain": [0, 1], "title": {"text": "proj_x"}}, "yaxis": {"anchor": "x", "domain": [0, 1], "title": {"text": "proj_y"}}}}
